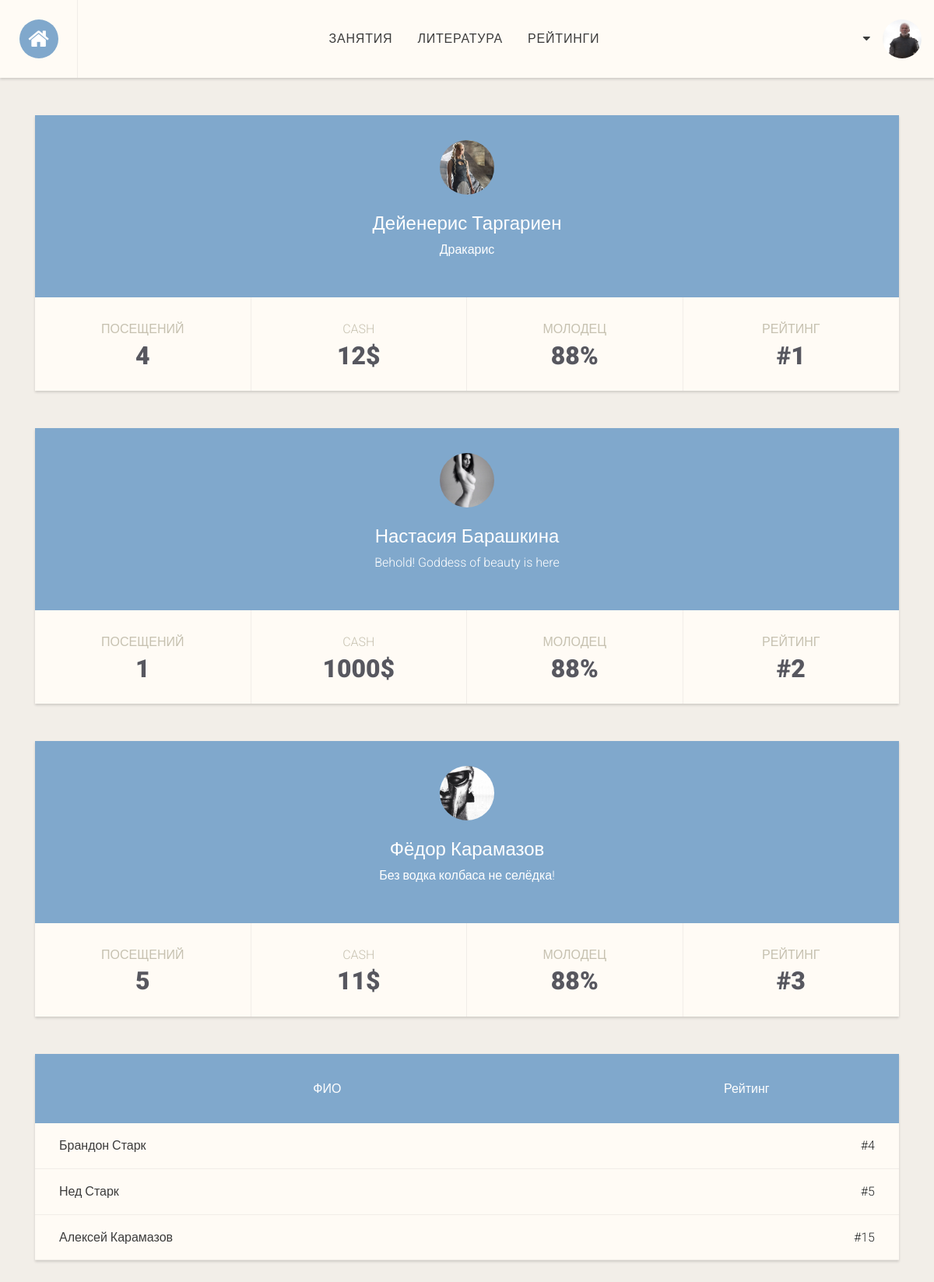
Screenshot of /student_top/ (signed in) with the database file from the repository.
### sunny/models.py (models this page shows, shortened)
class Teacher(models.Model):
    user = models.OneToOneField(User)
    pic = models.ImageField(verbose_name='аватарка', blank=True, upload_to='profile_images')
    description = models.TextField(verbose_name='о преподавателе')
    phone = models.CharField(max_length=20, blank=True)
    cite = models.CharField(max_length=400, blank=True)

class Student(models.Model):
    user = models.OneToOneField(User)
    teacher = models.ForeignKey(Teacher, blank=True)
    books = models.ManyToManyField(Book, blank=True)
    pic = models.ImageField(verbose_name='аватарка', blank=True, upload_to='profile_images')
    cite = models.CharField(max_length=400, blank=True)
    phone = models.CharField(max_length=20, blank=True)
    rate = models.PositiveIntegerField(verbose_name='рейтинг', blank=True)  # todo как сделать по умолчанию None
    cash = models.IntegerField(blank=True)  # todo как сделать по умолчанию None
    visits = models.IntegerField(blank=True)  # todo как сделать по умолчанию None

### sunny/views.py (the view)
# urls.py: url(r'^student_top/$', views.student_top, name='student_top'),
@login_required
def student_top(request):
    top_3 = Student.objects.all().order_by('rate')[:3]
    top_students = Student.objects.all().order_by('rate')[3:]
    return render(request, 'sunny/student_top.html', {'top_3': top_3, 'top_students': top_students})

### sunny/templatetags/sunny_tags.py (called while the page is built)
@register.inclusion_tag('sunny/menu.html')
def get_menu(authenticated_user):
    menu_context = {}
    print("User in the Students group: {}".format(authenticated_user.groups.filter(name="Students").exists()))
    if authenticated_user.groups.filter(name='Students').exists():
        menu_context['students'] = True
    elif authenticated_user.groups.filter(name='Teachers').exists():
        menu_context['teachers'] = True
    menu_context['user'] = authenticated_user
    menu_context['MEDIA_URL'] = MEDIA_URL
    return menu_context

@register.inclusion_tag('sunny/slide_menu.html')
def get_slide_menu(authenticated_user):
    menu_context = {}
    if authenticated_user.groups.filter(name='Students').exists():
        menu_context['students'] = True
    elif authenticated_user.groups.filter(name='Teachers').exists():
        menu_context['teachers'] = True
    menu_context['user'] = authenticated_user
    menu_context['MEDIA_URL'] = MEDIA_URL
    return menu_context

### templates/sunny/student_top.html (shortened to what this page needs)
{% extends 'sunny/base.html' %}
{% load staticfiles %}
{% block content %}
    {% if top_3 %}
        <div class="tl-stds">
            <div class="row">
                {% for member in top_3 %}
                    <div class="col-md-12">
                        <div class="tl-stdu mb-5">
                            <div class="tl-std-h">
                                <img class="img-fluid" src="{{ MEDIA_URL }}{{ member.pic }}" alt="Фотография студента">
                                <h4><a href="{% url 'student_page' member.user.username %}">{{ member.user.first_name }} {{ member.user.last_name }}</a></h4>
                                <p>{{ member.cite }}</p>
                            </div>
                            <div class="t-std-s container">
                                <div class="row">
                                    <div class="col-md-3 col-sm-3 col-6 bora-1"><h4>Посещений</h4><span>{{ member.visits }}</span></div>
                                    <div class="col-md-3 col-sm-3 col-6 bora-2"><h4>Cash</h4><span>{{ member.cash }}$</span></div>
                                    <div class="col-md-3 col-sm-3 col-6 bora-3"><h4>Молодец</h4><span>88%</span></div>
                                    <div class="col-md-3 col-sm-3 col-6 bora-4"><h4>Рейтинг</h4><span>#{{ member.rate }}</span></div>
                                </div>
                            </div>
                        </div>
                    </div>
                {% endfor %}
            </div>
        </div>
    {% endif %}
    {% if top_students %}
        <div class="tl-stds">
            <div class="row">
                <div class="col-md-12">
                    <div class="tl-stdu">
                        <div class="tl-std-h">
                            <div class="container">
                                <div class="row">
                                    <div class="col-8 fio">
                                        <span>ФИО</span>
                                    </div>
                                    <div class="col-4 rate"><span>Рейтинг</span></div>
                                </div>
                            </div>
                        </div>
                        <div class="books">
                            {% for member in top_students %}
                                <div class="book">
                                    <div class="container">
                                        <div class="row">
                                            <div class="col-8">
                                                <a href="{% url 'student_page' member.user.username %}">{{ member.user.first_name }} {{ member.user.last_name }}</a>
                                            </div>
                                            <div class="col-4 book-trash">
                                                #{{ member.rate }}
                                            </div>
                                        </div>
                                    </div>
                                </div>
                            {% endfor %}
                        </div>
                    </div>
                </div>
            </div>
        </div>
    {% endif %}
{% endblock %}

### templates/sunny/menu.html (shortened to what this page needs)
{% if teachers %}
	<div class="top-menu hidden-sm-down">
		<a href="{% url 'teacher_home' %}" class="btn-home"><i class="fa fa-home fa-fw" aria-hidden="true"></i></a>
		<ul class="nav">
			<li class="nav-item">
				<a class="nav-link" href="#">Занятия</a>
			</li>
			<li class="nav-item">
				<a class="nav-link" href="#">Литература</a>
			</li>
			<li class="nav-item">
				<a class="nav-link" href="{% url 'student_top' %}">Рейтинги</a>
			</li>
		</ul>
		<div class="tm-user">
			<a href="#" class="tm-user-wrp" id="profile-link">
				<span class="tm-arrow"><i class="fa fa-caret-down" aria-hidden="true"></i></span>
				<img src="{{ MEDIA_URL }}{{ user.teacher.pic }}" alt="avatar" class="tm-user-img">
			</a>
		</div>
	</div>
{% endif %}

### static/css/main.css (style rules this page uses)
html { font-size: 16px; }
body { font-family: sans-serif; position: relative; line-height: 1.6; font-family: "Roboto", sans-serif; font-weight: 300; }
body a { color: #3c3c3c; }
body, .main-container { background-color: #F2EEE8; padding-bottom: 3rem; }
.tl-stdu { background-color: #FFFBF5; border: none; margin-bottom: 3rem; -webkit-box-shadow: 0 2px 3px rgba(0,0,0,0.15); box-shadow: 0 2px 3px rgba(0,0,0,0.15); }
.tl-std-h { position: relative; background-color: #80a8cc; text-align: center; padding: 2rem 1rem; color: #fff; }
.tl-std-h img { width: 70px; border-radius: 3rem; margin-bottom: 1.5rem; }
.tl-std-h a { color: #fff; font-size: 1.5rem; margin-bottom: .5rem; font-weight: 500; line-height: 1.1; }
.t-std-s { text-align: center; }
.t-std-s h4 { font-size: 1rem; font-weight: 300; color: #C6C1B0; text-align: center; text-transform: uppercase; padding-top: 2rem; margin-bottom: 0; }
.t-std-s span { color: #57575F; font-weight: 900; font-size: 2rem; display: block; padding-bottom: 1.2rem; }
.bora-1, .bora-2, .bora-3 { border-right: 1px solid #F1EDE8; }
.book { padding: 1rem; border-bottom: 1px solid #F1EDE8; }
.book-trash { text-align: right; }
.top-menu { height: 100px; display: -webkit-flex; display: -moz-flex; display: -ms-flex; display: -o-flex; display: flex; justify-content: space-between; -ms-align-items: center; align-items: center; background-color: #FFFBF5; border: none; -webkit-box-shadow: 0 2px 3px rgba(0,0,0,0.15); box-shadow: 0 2px 3px rgba(0,0,0,0.15); margin-bottom: 3rem; }
.btn-home { height: 100%; width: 100px; display: -webkit-flex; display: -moz-flex; display: -ms-flex; display: -o-flex; display: flex; -ms-align-items: center; align-items: center; justify-content: center; border-right: 1px solid #F1EDE8; }
.btn-home > i { font-size: 1.8rem; background: #80a8cc; width: 50px; height: 50px; display: flex; justify-content: center; align-items: center; border-radius: 3rem; color: #fff; }
.top-menu > .nav { text-transform: uppercase; font-weight: 300; letter-spacing: .05rem; }
.tm-user { position: relative; height: 100%; display: -webkit-flex; display: -moz-flex; display: -ms-flex; display: -o-flex; display: flex; justify-content: center; -ms-align-items: center; align-items: center; }
.tm-user-wrp { position: relative; height: 100%; display: -webkit-flex; display: -moz-flex; display: -ms-flex; display: -o-flex; display: flex; justify-content: center; -ms-align-items: center; align-items: center; cursor: pointer; padding: 0 1rem; transition: all .3s ease; -webkit-transition: all .3s ease; -moz-transition: all .3s ease; -o-transition: all .3s ease; }
.tm-arrow { padding-right: 1rem; }
.tm-user-img { border-radius: 3rem; width: 50px; }

### rows the page displays
Student: pic (picture), user.first_name "Дейенерис", user.last_name "Таргариен", cite "Дракарис", visits "4", cash "12", rate "1"
Student: pic (picture), user.first_name "Настасия", user.last_name "Барашкина", cite "Behold! Goddess of beauty is here", visits "1", cash "1000", rate "2"
Student: pic (picture), user.first_name "Фёдор", user.last_name "Карамазов", cite "Без водка колбаса не селёдка!", visits "5", cash "11", rate "3"
Student: user.first_name "Брандон", user.last_name "Старк", rate "4"
Student: user.first_name "Нед", user.last_name "Старк", rate "5"
Student: user.first_name "Алексей", user.last_name "Карамазов", rate "15"
